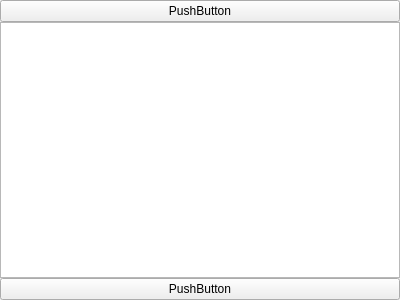
<?xml version="1.0" encoding="UTF-8"?>
<ui version="4.0">
 <class>Widget</class>
 <widget class="QWidget" name="Widget">
  <property name="geometry">
   <rect>
    <x>0</x>
    <y>0</y>
    <width>400</width>
    <height>300</height>
   </rect>
  </property>
  <property name="windowTitle">
   <string>Widget</string>
  </property>
  <layout class="QGridLayout" name="gridLayout">
   <property name="leftMargin">
    <number>0</number>
   </property>
   <property name="topMargin">
    <number>0</number>
   </property>
   <property name="rightMargin">
    <number>0</number>
   </property>
   <property name="bottomMargin">
    <number>0</number>
   </property>
   <property name="spacing">
    <number>0</number>
   </property>
   <item row="0" column="0">
    <layout class="QVBoxLayout" name="verticalLayout">
     <property name="spacing">
      <number>0</number>
     </property>
     <item>
      <widget class="QPushButton" name="pushButton">
       <property name="text">
        <string>PushButton</string>
       </property>
      </widget>
     </item>
     <item>
      <layout class="QVBoxLayout" name="verticalLayout_2">
       <property name="spacing">
        <number>0</number>
       </property>
       <item>
        <widget class="QTextEdit" name="textEdit"/>
       </item>
       <item>
        <widget class="QPushButton" name="pushButton_2">
         <property name="text">
          <string>PushButton</string>
         </property>
        </widget>
       </item>
      </layout>
     </item>
    </layout>
   </item>
  </layout>
 </widget>
 <layoutdefault spacing="6" margin="11"/>
 <resources/>
 <connections/>
</ui>
